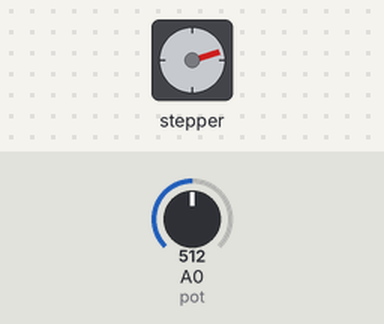
Recording of a sketch running on a simulated Arduino Uno, built with avr-gcc and run on an emulated ATmega328P. On the bench: stepper motor. The inputs (shaded band) are chosen by the test bench; at power-on: A0 (pot) = 512. Stepper angles assume 2048 steps per turn.

Above: at 1.2 s.
1.3 s: A0 (pot) set to 716
4.3 s: A0 (pot) set to 900
At 6.2 s:
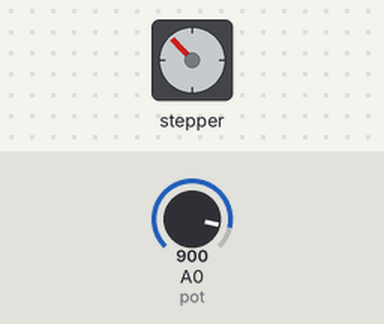
6.5 s: A0 (pot) set to 1010
At 8.1 s:
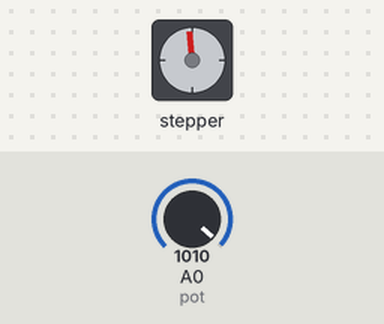
8.4 s: A0 (pot) set to 306
At 9.45 s:
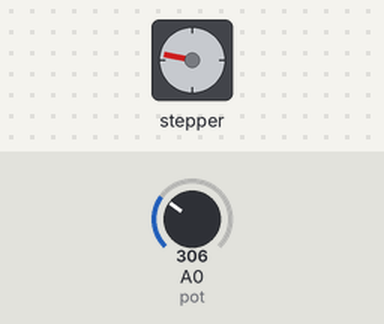
11.4 s: A0 (pot) set to 0
Timing chart, 0 to 14.4 s (numbered marks = the images above; inputs shaded):
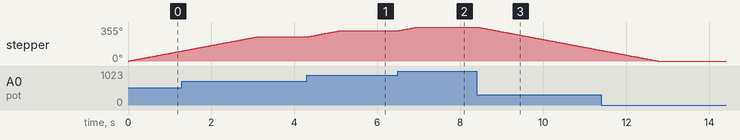

Measured:
- after the input at 4.3 s, stepper: turns 65° clockwise in 0.79 s, starting at once
- after the input at 6.5 s, stepper: turns 39° clockwise in 0.47 s, starting at once
- after the input at 8.4 s, stepper: keeps turning counter-clockwise at about 82°/s, starting at once

The sketch:

knob_stepper.ino
```cpp
// ProportionalControl example by Mike McCauley (mikem@airspayce.com)
// Make a single stepper follow the analog value read from a pot or whatever
// The stepper will move at a constant speed to each newly set position,
// depending on the value of the pot.
// Adapted for the 28BYJ-48 stepper motor + ULN2003 driver board

#include <AccelStepper.h>

// Driver board pins (IN1 -> D8, IN2 -> D9, IN3 -> D10, IN4 -> D11)
int IN1 = 8;
int IN2 = 9;
int IN3 = 10;
int IN4 = 11;

// NOTE: the pin order is IN1, IN3, IN2, IN4
AccelStepper stepper(AccelStepper::FULL4WIRE, IN1, IN3, IN2, IN4);

// Approximate number of steps for one output-shaft revolution
const int STEPS_PER_REVOLUTION = 2048;

const int pot = A0;
int potVal;

void setup() {
  stepper.setMaxSpeed(1000);
}

void loop() {

  potVal = analogRead(pot);
  // Map the full pot range (0-1023) to one full revolution of the motor
  stepper.moveTo(map(potVal, 0, 1023, 0, STEPS_PER_REVOLUTION));
  stepper.setSpeed(500);
  stepper.runSpeedToPosition();
}
```
